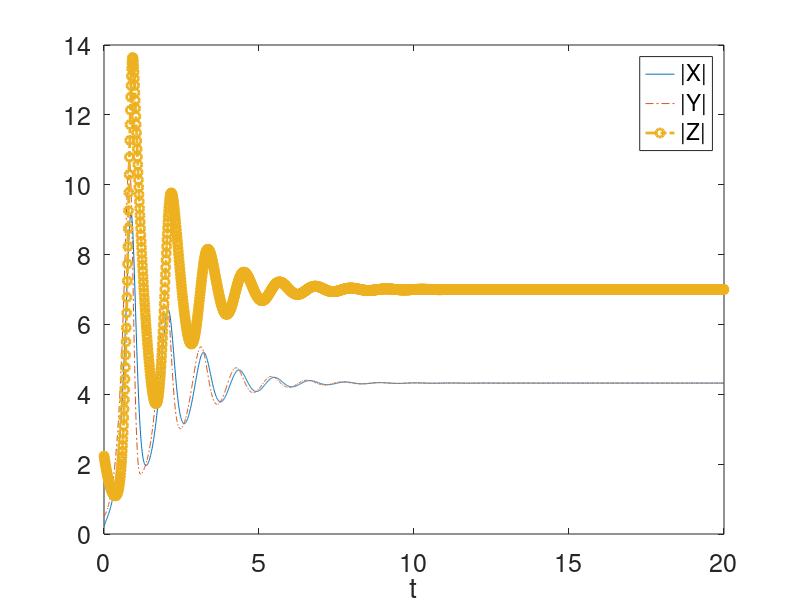
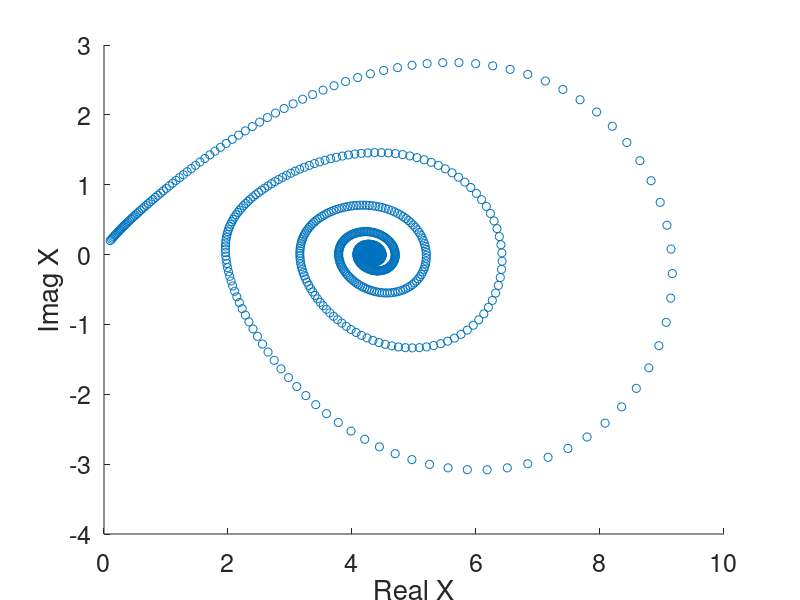
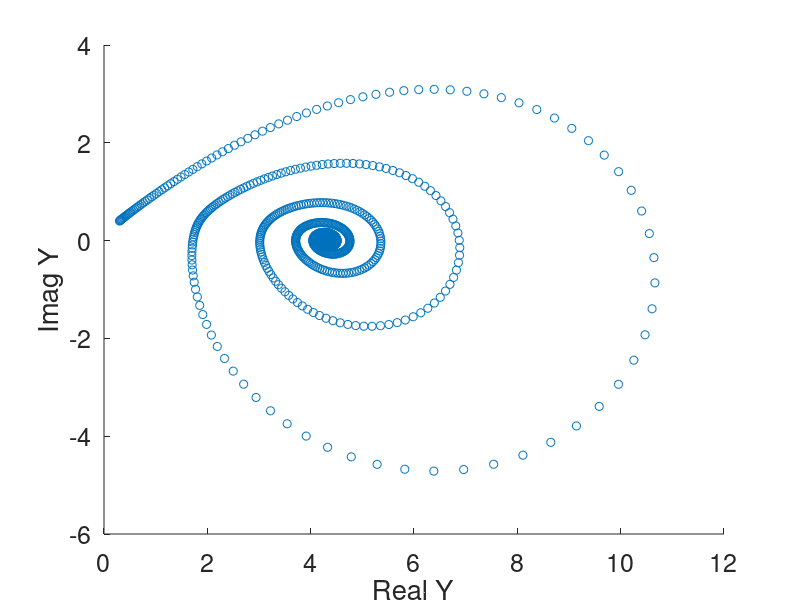
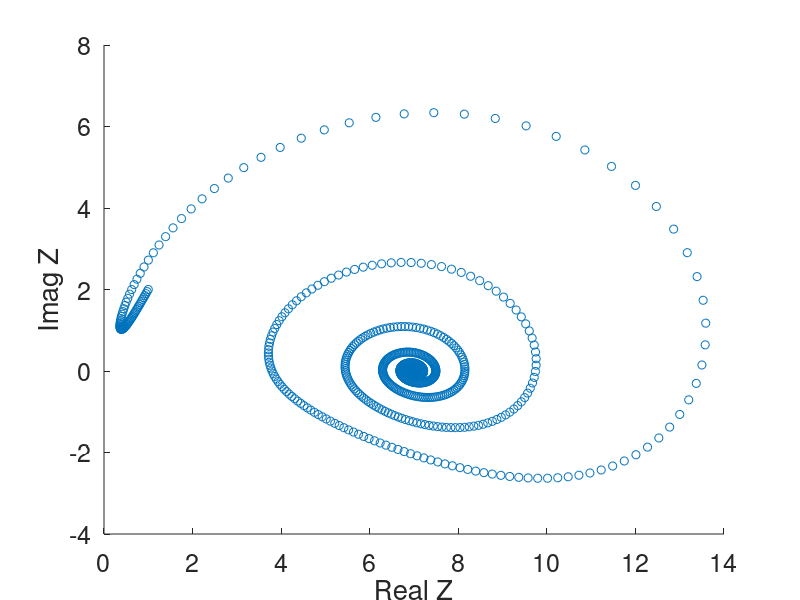

Reproduce these figures in MATLAB, in order.
function lorenzsystem
    tspan = linspace(0,20,2001);
    y0 = [0.1,0.2,0.3,0.4,1,2];
    a = 10; b = 8/3; c = 8.0;
    fun = @(t,y)(RealLorenz(t,y,a,b,c));
    options = odeset('RelTol',1e-4,'AbsTol',[1e-4,1e-4,1e-4,1e-4,1e-4,1e-4]);
    [T,Y] = ode45(fun,tspan,y0,options);
    
    figure(1);

    plot(T,abs(Y(:,1)+Y(:,2)*1j),'-',T,abs(Y(:,3)+Y(:,4)*1j),'-.',T,abs(Y(:,5)+Y(:,6)*1j),'-.o','LineWidth',2.0);
    legend(['|X|'],['|Y|'],['|Z|'],'location','best');
    xlabel('t','FontSize',22);
    set(gca,'FontSize',18);
    %set(gca,'xtick',[0,2,4,6,8,10],'fontsize',18);
    %set(gca,'ytick',[-10,-5,0,2,10],'fontsize',18);

    figure(2);
    scatter(Y(:,1),Y(:,2));
    xlabel('Real X'); ylabel('Imag X');
    set(gca,'FontSize',18);

    figure(3);
    scatter(Y(:,3),Y(:,4));
    xlabel('Real Y'); ylabel('Imag Y');
    set(gca,'FontSize',18);

    figure(4);
    scatter(Y(:,5),Y(:,6));
    xlabel('Real Z'); ylabel('Imag Z');
    set(gca,'FontSize',18);
end

function dydt = RealLorenz(t,y,a,b,c)
    x1 = y(1); x2 = y(2); 
    y1 = y(3); y2 = y(4);
    z1 = y(5); z2 = y(6);

    A1 = a*(y1 - x1);
    A2 = a*(y2 - x2);
    A3 = c*x1 - y1 - (x1*z1 - x2*z2);
    A4 = c*x2 - y2 - (x2*z1 + x1*z2);
    A5 = x1*y1 - x2*y2 - b*z1;
    A6 = x2*y1 + x1*y2 - b*z2;

    dydt = [A1; A2; A3; A4; A5; A6];
end